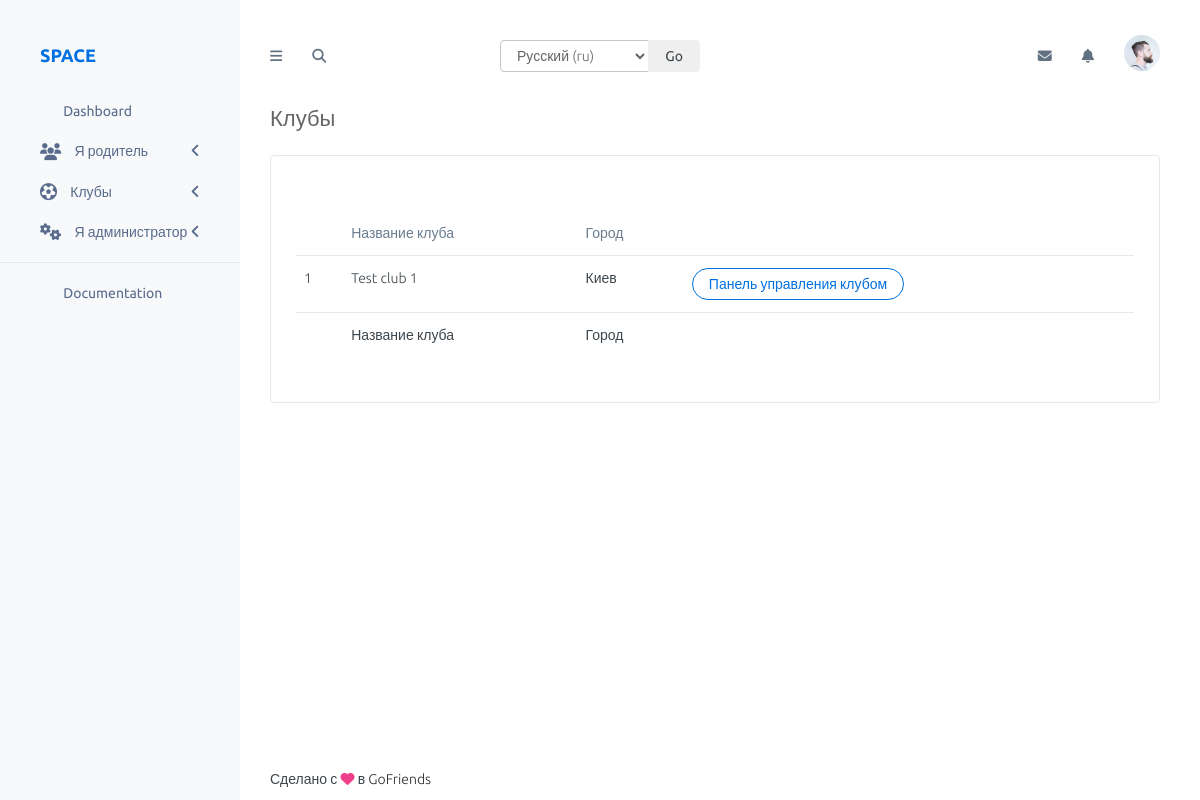
The app's page /dashboard/club/admin/ (signed in), older data.
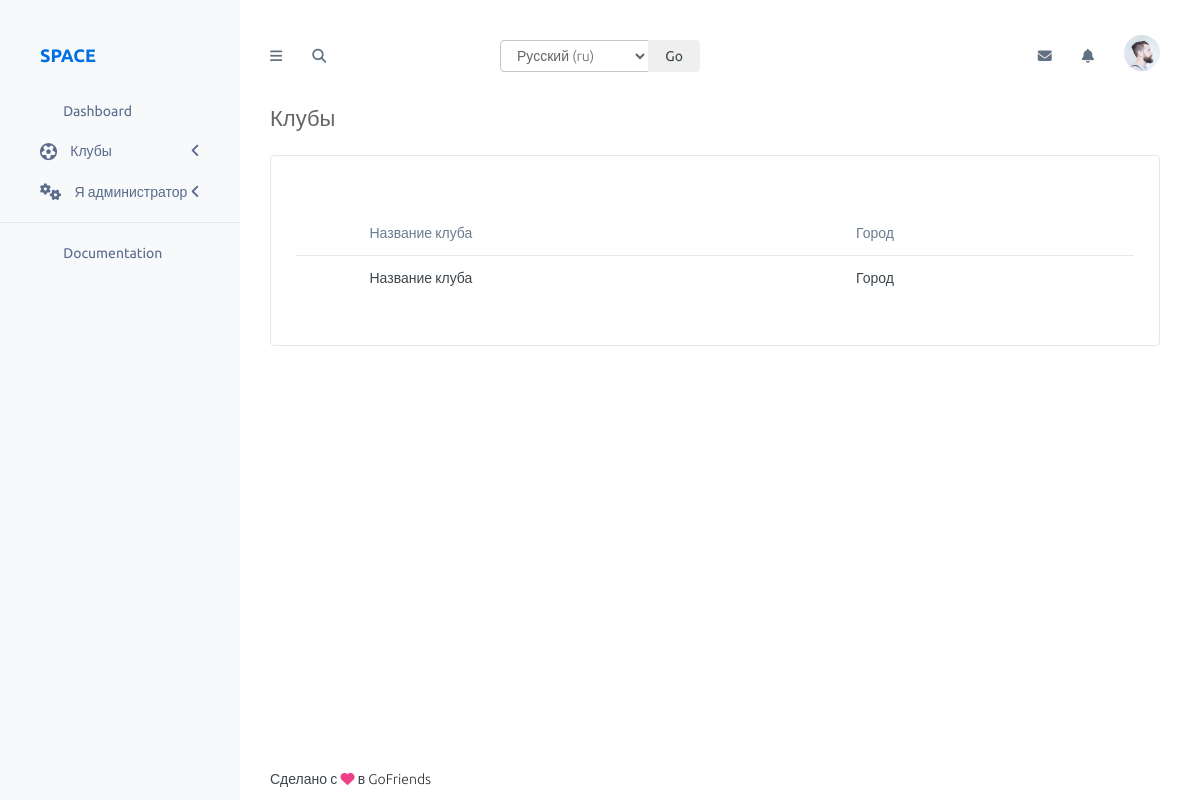
The same page, newer data.
### club/models.py (models this page shows, shortened)
class Club(models.Model):
    title = models.CharField(max_length=200, verbose_name=_('Название'))
    slug = models.SlugField(null=True, max_length=230, unique=True)
    meta_keywords = models.CharField(max_length=200, verbose_name=_('META Ключевые слова'), blank=True, null=True)
    meta_description = models.CharField(max_length=200, verbose_name=_('META Описание'), blank=True, null=True)
    region = models.ForeignKey(Region, on_delete=models.CASCADE, verbose_name=_('Регион'))
    created = models.DateTimeField(verbose_name=_('Дата создания'), auto_now_add=True, auto_now=False)
    super_admin = models.ForeignKey(Administrator, on_delete=models.CASCADE, verbose_name=_('Главный администратор клуба'))
    class Meta:
        verbose_name = _('Клуб')
        verbose_name_plural = _('Клубы')

### geo/models.py (models this page shows)
class Region(MPTTModel):
    parent = TreeForeignKey(
        'self', verbose_name=_('Родитель'), null=True, blank=True,
        related_name='children', db_index=True, on_delete=models.CASCADE)
    title = models.CharField(max_length=200, verbose_name=_('Название'))
    slug = models.SlugField(null=True, max_length=170, unique=True)
    code = models.CharField(max_length=15, blank=True, null=True, unique=True, verbose_name=_('Код региона'))
    class MPTTMeta:
        order_insertion_by = ['title']
    class Meta:
        verbose_name = _('Регион')
        verbose_name_plural = _('Регионы')
    def __str__(self):
        return self.title

### club/views.py (the view)
# urls.py: path('', MyClubsCabinetListView.as_view(), name='admin-my-clubs'),
class MyClubsCabinetListView(ListView):
    template_name = 'club/my-clubs-cabinet-list.html'
    context_object_name = 'clubs'
    def get_queryset(self):
        return Club.objects.filter(super_admin=self.request.user.administrator)

### user_profile/models.py (called while the page is built)
    def is_parent(self):
        if self.parent:
            return True
        return False

    def is_investor(self):
        if self.investor:
            return True
        return False

    def is_administrator(self):
        if self.administrator:
            return True
        return False

### club/templates/club/my-clubs-cabinet-list.html (shortened to what this page needs)
{% extends 'cabinet.html' %}
{% load static %}
{% load i18n %}
{% block page_title %}{% trans 'Клубы' %}{% endblock page_title %}
{% block content %}
    <div class="col-sm-12">
        <div class="panel panel-white">
            <div class="panel-body">
                <div class="panel-heading clearfix">
                    <h4 class="panel-title"></h4>
                </div>
                <div class="panel-body">
                    <div class="table-responsive">
                        <table class="display table" id="clubsTableCabinet">
                            <thead>
                                <tr>
                                    <th></th>
                                    <th>{% trans 'Название клуба' %}</th>
                                    <th>{% trans 'Город' %}</th>
                                    <th></th>
                                </tr>
                            </thead>
                            <tbody>
                                {% for club in clubs %}
                                    <tr>
                                        <td>{{ forloop.counter }}</td>
                                        <td>{{ club.title }}</td>
                                        <td>{{ club.region }}</td>
                                        <td>
                                            <a href="{% url 'club:admin-club-actions' club.id %}" class="btn btn-rounded btn-default">{% trans 'Панель управления клубом' %}</a>
                                        </td>
                                    </tr>
                                {% endfor %}
                            </tbody>
                            <tfoot>
                                <tr>
                                    <th></th>
                                    <th>{% trans 'Название клуба' %}</th>
                                    <th>{% trans 'Город' %}</th>
                                    <th></th>
                                </tr>
                            </tfoot>
                        </table>
                    </div>
                </div>
            </div>
        </div>
    </div>
{% endblock content %}
{% block header_scripts %}
    <link rel="stylesheet" href="{% static '/cabinet/' %}assets/plugins/datatables/css/jquery.datatables.min.css">
    <link rel="stylesheet" href="{% static '/cabinet/' %}assets/plugins/datatables/css/jquery.datatables_themeroller.css">
{% endblock header_scripts %}

Row changes from the older to the newer data that the page shows:
removed Club: title "Test club 1", region "Киев"
Text that changed along with them:
text no longer shown: "Я родитель"
